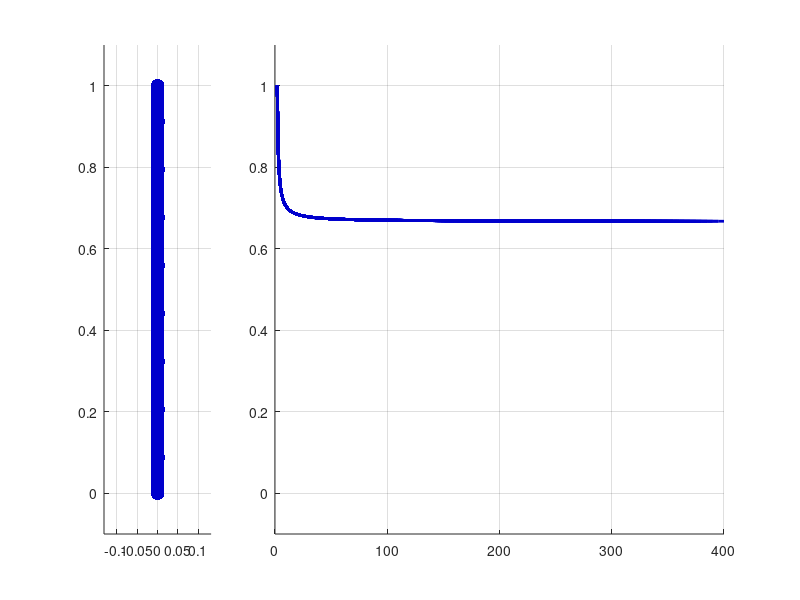

Write MATLAB code to recreate this figure.
% discrete approximation of delivering impulse to end of uniform rod
% and computing the position of the instant center just after impulse is
% applied
%
% when using two masses (one at each end of rod) instant center is at the
% far end of the rod
%
% when using infinite number of masses, instant center is at 2/3 length of
% rod away from the impacted end (as we know from hw problem)

% restart
close all; clear; clc;

% parameters
len = 1.0;           % [m] rod length
m_total = 1.0;       % [kg]
impulse_mag = 1.0;   % [kg*m/s]
mass_range = [2:20 25:5:400];  % number of masses

figure;
axh(1) = subplot(1,4,1);
hold on; grid on; axis equal;
ylim([-0.1 1.1]);

axh(2) = subplot(1,4,2:4);
hold on; grid on;
xlim([0 max(mass_range)]);
ylim([-0.1 1.1]);

linkaxes(axh,'y');

r0_data = [];
for num_masses = mass_range

    % distribute masses
    mass_locs = linspace(0,len,num_masses);

    rcm = sum(mass_locs)/num_masses;

    % compute vcm_plus
    vcm_plus = (impulse_mag)/(m_total);

    % compute moment of inertia at CM
    I = 0;
    for mass_idx = 1:length(mass_locs)
        r = mass_locs(mass_idx) - rcm;
        I = I + (m_total/num_masses)*r^2;
    end

    % compute angular speed
    omega = (-rcm)*impulse_mag/(I);

    % compute location of instant center (relative to impacted end of rod)
    r0 = (rcm)-vcm_plus/omega;
    r0_data(end+1,:) = [num_masses,r0];

    subplot(1,4,1);
    cla;
    plot([0 0],[0 1],'-','LineWidth',3,'Color',0.5*ones(1,3));
    plot(zeros(size(mass_locs)),mass_locs,'.','MarkerSize',30,'Color',[0 0 0.8]);
    subplot(1,4,2:4);
    plot(r0_data(:,1),r0_data(:,2),'-','LineWidth',2,'Color',[0 0 0.8]);
    drawnow;
    
    if(find(mass_range == num_masses) < 20)
        pause(0.4);
    end
end

% %%
% syms rcm r3
% eqns = [rcm == (1+r3)/(3), -3*rcm*(0.5-rcm) == - rcm^2 - (1-rcm)^2 - (rcm-r3)^2];
% S = solve(eqns,[r3,rcm])
% S.r3